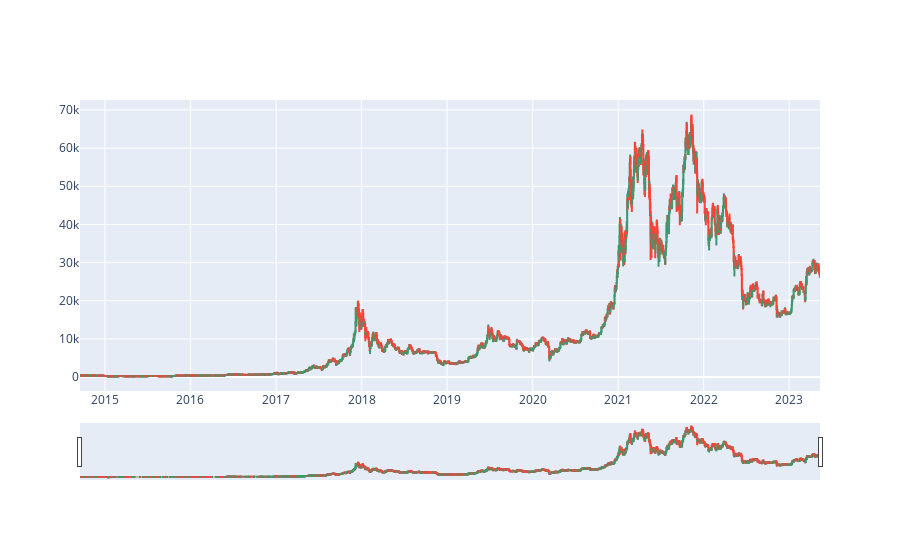

Write notebook code for a chart like this one.
### Code cell
df = df_BTC

fig = go.Figure(data=[go.Candlestick(x=df.index,
                open=df['Open'],
                high=df['High'],
                low=df['Low'],
                close=df['Close'])])

fig.show()

### Figure 1 — Plotly figure (JSON) as saved in the notebook; plotly's stock layout.template omitted (floating-point values rounded to 4 significant figures; data arrays with more than 128 entries replaced by an {"elided": "..."} marker saying what was removed)
{"data": [{"close": {"elided": "3160 float values"}, "high": {"elided": "3160 float values"}, "low": {"elided": "3160 float values"}, "open": {"elided": "3160 float values"}, "type": "candlestick", "x": {"elided": "3160 str values"}}], "layout": {"autosize": true, "xaxis": {"autorange": true, "range": ["2014-09-16 12:00", "2023-05-12 12:00"], "rangeslider": {"autorange": true, "range": ["2014-09-16 12:00", "2023-05-12 12:00"], "yaxis": {"_template": null, "rangemode": "match"}}, "type": "date"}, "yaxis": {"autorange": true, "range": [-3641.0, 72600.0]}}}
